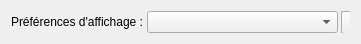
       <widget class="QWidget" name="horizontalLayoutWidget_12">
        <property name="geometry">
         <rect>
          <x>317</x>
          <y>10</y>
          <width>361</width>
          <height>26</height>
         </rect>
        </property>
        <layout class="QHBoxLayout" name="horizontalLayout_conf">
         <property name="spacing">
          <number>3</number>
         </property>
         <item>
          <layout class="QFormLayout" name="formLayout_conf">
           <property name="labelAlignment">
            <set>Qt::AlignLeading|Qt::AlignLeft|Qt::AlignVCenter</set>
           </property>
           <property name="horizontalSpacing">
            <number>3</number>
           </property>
           <property name="verticalSpacing">
            <number>1</number>
           </property>
           <item row="0" column="0">
            <widget class="QLabel" name="lbl_preferences">
             <property name="text">
              <string>Préférences d'affichage :</string>
             </property>
            </widget>
           </item>
           <item row="0" column="1">
            <widget class="QComboBox" name="preferences">
             <property name="minimumSize">
              <size>
               <width>191</width>
               <height>0</height>
              </size>
             </property>
             <property name="currentText">
              <string notr="true"/>
             </property>
            </widget>
           </item>
          </layout>
         </item>
         <item>
          <widget class="QFrame" name="frame_11">
           <property name="frameShape">
            <enum>QFrame::StyledPanel</enum>
           </property>
           <property name="frameShadow">
            <enum>QFrame::Raised</enum>
           </property>
           <widget class="QPushButton" name="enregistrerPref">
            <property name="geometry">
             <rect>
              <x>0</x>
              <y>0</y>
              <width>21</width>
              <height>23</height>
             </rect>
            </property>
            <property name="toolTip">
             <string>Enregistrer les préférences d'affichage</string>
            </property>
            <property name="text">
             <string notr="true"/>
            </property>
           </widget>
          </widget>
         </item>
        </layout>
       </widget>
